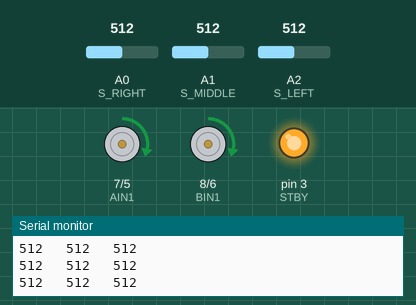
Bench run of a sketch on a simulated Arduino Uno, built with avr-gcc and run on an emulated ATmega328P. Parts: direction and speed pins drawn as motors (green arrow = direction pin HIGH = forward, orange = LOW = backward, longer = more drive, stopped while the standby pin is LOW), output pins drawn as LEDs (lit = HIGH), the last lines printed to the serial monitor. The inputs (shaded band) are chosen by the test bench; at power-on: A1 (S_MIDDLE) = 512, A2 (S_LEFT) = 512, A0 (S_RIGHT) = 512.

Above: at 1.2 s.
1.3 s: A1 (S_MIDDLE) set to 417
4.3 s: A1 (S_MIDDLE) set to 384
At 4.9 s:
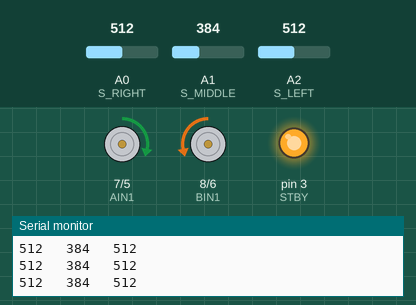
5.8 s: A2 (S_LEFT) set to 408
7.3 s: A2 (S_LEFT) set to 393
At 8.5 s:
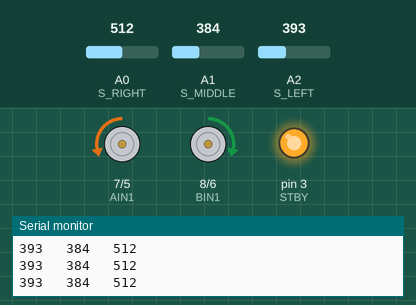
8.8 s: A1 (S_MIDDLE) set to 1023
At 9.9 s:
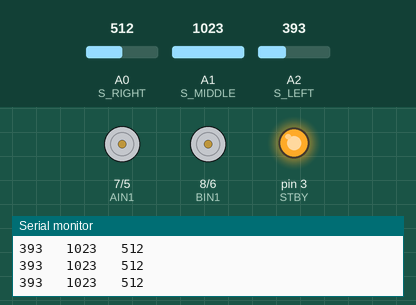
10.3 s: A1 (S_MIDDLE) set to 982
At 10.9 s:
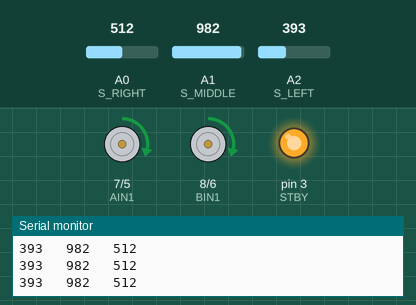
Timing chart, 0 to 13.3 s (numbered marks = the images above; inputs shaded):
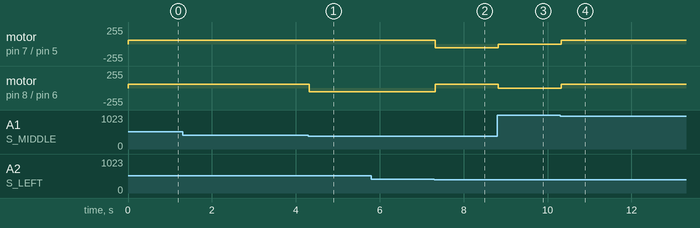

Measured:
- the behaviour switches between 401 and 400 on A1 (S_MIDDLE) (found by bisection; images 0 and 1)
- the behaviour switches between 401 and 400 on A2 (S_LEFT) (found by bisection; images 1 and 2)
- the behaviour switches between 1001 and 1000 on A1 (S_MIDDLE) (found by bisection; images 3 and 4)
- after the input at 4.3 s, motor on pin 8 (BIN1) / pin 6 (PWMB): forward 55/255 → backward 55/255 at once
- after the input at 7.3 s, motor on pin 7 (AIN1) / pin 5 (PWMA): forward 55/255 → backward 55/255 at once; motor on pin 8 (BIN1) / pin 6 (PWMB): backward 55/255 → forward 55/255 at once
- after the input at 8.8 s, motor on pin 7 (AIN1) / pin 5 (PWMA): backward 55/255 → stopped at once; motor on pin 8 (BIN1) / pin 6 (PWMB): forward 55/255 → stopped at once
- after the input at 10.3 s, motor on pin 7 (AIN1) / pin 5 (PWMA), motor on pin 8 (BIN1) / pin 6 (PWMB): stopped → forward 55/255 at once

The sketch:

_LineFollower.ino
```cpp
// ============================================================
//  SIMPLE LINE FOLLOWER (Elegoo V4) — rewritten version
//  - Reads 3 analog line sensors (A0/A1/A2)
//  - Steers based on which sensor sees the line
//  - Prints sensor values for debugging
//  - Has a safety stop when the middle sensor is extremely high
// ============================================================

// ---------------------------
// Motor driver pins
// ---------------------------
const int PWMA = 5;   // Left motor speed (PWM)
const int AIN1 = 7;   // Left motor direction
const int PWMB = 6;   // Right motor speed (PWM)
const int BIN1 = 8;   // Right motor direction
const int STBY = 3;   // Driver enable (HIGH = motors enabled)

// Group motor pins for easy setup
const int motorPins[] = {PWMA, AIN1, PWMB, BIN1, STBY};

// ---------------------------
// Line sensor pins
// ---------------------------
const int S_RIGHT  = A0;   // Right sensor
const int S_MIDDLE = A1;   // Middle sensor
const int S_LEFT   = A2;   // Left sensor

// ---------------------------
// Tuning values
// ---------------------------
const int THRESH_LINE = 400;    // Line detection threshold
const int STOP_HIGH   = 1000;   // Emergency stop threshold (middle sensor)
const int BASE_SPEED  = 55;     // Normal driving speed (PWM)

// ---------------------------
// Motor helper functions
// ---------------------------

// Drive both motors with a single speed value (forward)
void driveForward(int spd) {
  digitalWrite(AIN1, HIGH);
  analogWrite(PWMA, spd);

  digitalWrite(BIN1, HIGH);
  analogWrite(PWMB, spd);
}

// Drive both motors backward
void driveBackward(int spd) {
  digitalWrite(AIN1, LOW);
  analogWrite(PWMA, spd);

  digitalWrite(BIN1, LOW);
  analogWrite(PWMB, spd);
}

// Turn left (spin-in-place style)
void turnLeft(int spd) {
  digitalWrite(AIN1, HIGH);
  analogWrite(PWMA, spd);

  digitalWrite(BIN1, LOW);
  analogWrite(PWMB, spd);
}

// Turn right (spin-in-place style)
void turnRight(int spd) {
  digitalWrite(AIN1, LOW);
  analogWrite(PWMA, spd);

  digitalWrite(BIN1, HIGH);
  analogWrite(PWMB, spd);
}

// Stop motors safely
void motorsStop() {
  analogWrite(PWMA, 0);
  analogWrite(PWMB, 0);
  // Direction pins low (optional safety)
  digitalWrite(AIN1, LOW);
  digitalWrite(BIN1, LOW);
}

// ---------------------------
// Setup
// ---------------------------
void setup() {
  Serial.begin(9600);               // Debug output

  // Configure motor pins as outputs
  for (int i = 0; i < 5; i++) {
    pinMode(motorPins[i], OUTPUT);
  }

  digitalWrite(STBY, HIGH);         // Enable the motor driver
  motorsStop();                     // Start stopped
}

// ---------------------------
// Main loop (line following)
// ---------------------------
void loop() {

  // Read sensors
  int rVal = analogRead(S_RIGHT);
  int mVal = analogRead(S_MIDDLE);
  int lVal = analogRead(S_LEFT);

  // Print values (Left Middle Right)
  Serial.print(lVal);
  Serial.print("   ");
  Serial.print(mVal);
  Serial.print("   ");
  Serial.println(rVal);

  // 1) Emergency stop (strong reading on middle sensor)
  if (mVal > STOP_HIGH) {
    motorsStop();
    return;
  }

  // 2) Decide movement (priority: middle first, then left/right)
  if (mVal > THRESH_LINE) {
    // Best case: centered on line
    driveForward(BASE_SPEED);
  }
  else if (lVal > THRESH_LINE) {
    // Line is under the left sensor -> steer left
    turnLeft(BASE_SPEED);
  }
  else if (rVal > THRESH_LINE) {
    // Line is under the right sensor -> steer right
    turnRight(BASE_SPEED);
  }
  else {
    // 3) Lost line: keep turning slightly right to try to find it again
    turnRight(BASE_SPEED);
  }
}
```
